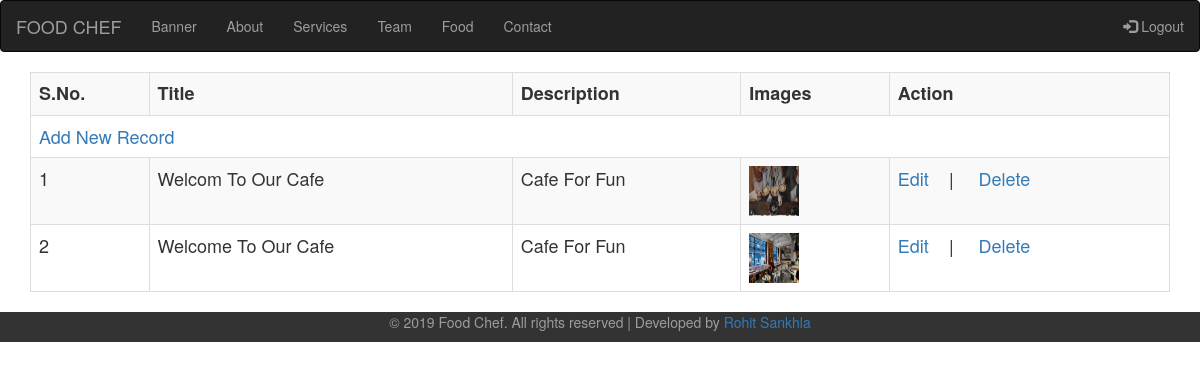
Screenshot of /admin/ (signed in) with the database file from the repository.
### tables this page shows
CREATE TABLE `banner` (
  `id` int(5) NOT NULL,
  `title` varchar(100) DEFAULT NULL,
  `description` text DEFAULT NULL,
  `image` text DEFAULT NULL
);

### admin/libs/Db.php (called while the page is built, shortened)
<?php
class Db{
	function __construct(){
		$this->con=mysqli_connect(HOSTNAME,USERNAME,PASSWORD,DB);
	}
	function fetchAll($sql){
		return mysqli_fetch_all(mysqli_query($this->con,$sql),MYSQLI_ASSOC);
	}
}
 ?>

### admin/modules/banner/index.php (the view, shortened to what this page needs)
<?php
	$alldata=$dbobj->fetchAll("select * from banner order by id desc");
?>
<table class="table table-bordered table-striped table-hover">
	<tr>
		<th>S.No.</th>
		<th>Title</th>
		<th>Description</th>
		<th>Images</th>
		<th>Action</th>
	</tr>
	<tr>
		<td colspan="5"><a href="<?php echo BASEURL;?>banner/create">Add New Record</a></td>
	</tr>
	<?php
	$sno=0;
	foreach ($alldata as $data) {
	?>
	<tr>
		<td><?php echo ++$sno; ?></td>
		<td><?php echo $data['title'] ?></td>
		<td><?php echo $data['description'] ?></td>
		<td>
			<?php if($data['image']){
							if(file_exists("public/images/$data[image]")){
							?>
								<img class="one" src="<?php echo BASEURL."public/images/$data[image]";?>" height="50px" width="50px" />
							<?php
							}else{
								echo "Not uploaded Properly";
							}
						}else{
							echo "not uploaded";
						}
			?>
		</td>
		<td>
			<a href="<?php echo BASEURL;?>banner/create/<?php echo $data['id']; ?>">Edit</a>&nbsp; &nbsp; | &nbsp; &nbsp;
			<a href="#" onclick="delclick('<?php echo BASEURL;?>banner/index/<?php echo $data['id']; ?>')">Delete</a>
		</td>
	</tr>
	<?php } ?>
</table>

### admin/modules/banner/index.php (style rules this page uses)
table { font-size: 18px; }

### rows the page displays
banner: title "Welcom To Our Cafe", description "Cafe For Fun", image (picture)
banner: title "Welcome To Our Cafe", description "Cafe For Fun", image (picture)
